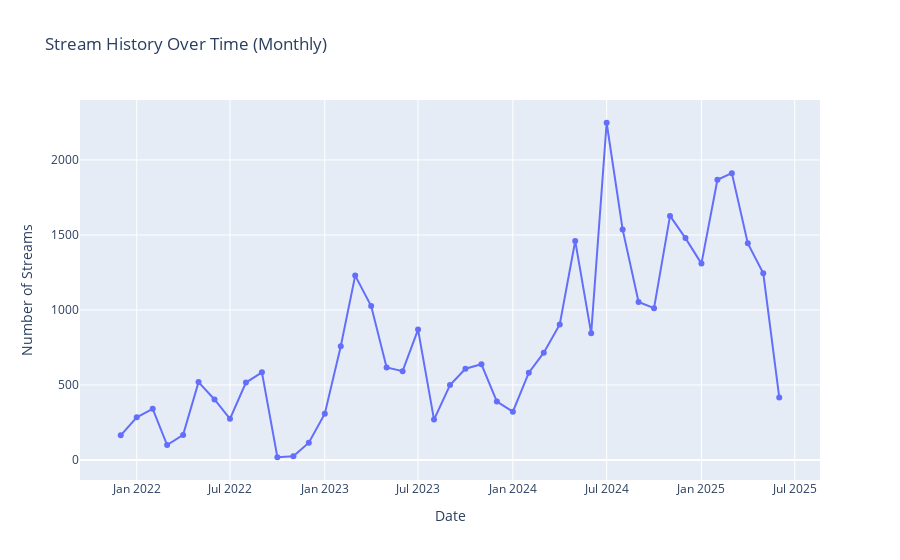

This figure's notebook cell:
### Code cell
# Use Matplotlib to plot the all-time streams by month and year
month_year_df.plot(kind="line", x="month_year", y="count")
plt.title("Stream History Over Time (Monthly)")
plt.xlabel("Date")
plt.ylabel("Number of Streams")
plt.show()

# Or using Plotly for an interactive bar chart
fig = px.line(
    month_year_df,
    x="month_year",
    y="count",
    title="Stream History Over Time (Monthly)",
    labels={"month_year" : "Date", "count" : "Number of Streams"},
    markers=True
)

fig.show()

### Figure 1 — Plotly figure (JSON) as saved in the notebook; plotly's stock layout.template omitted (floating-point values rounded to 4 significant figures)
{"data": [{"hovertemplate": "Date=%{x}<br>Number of Streams=%{y}<extra></extra>", "legendgroup": "", "line": {"color": "#636efa", "dash": "solid"}, "marker": {"symbol": "circle"}, "mode": "lines+markers", "name": "", "orientation": "v", "showlegend": false, "type": "scatter", "x": ["2021-12", "2022-01", "2022-02", "2022-03", "2022-04", "2022-05", "2022-06", "2022-07", "2022-08", "2022-09", "2022-10", "2022-11", "2022-12", "2023-01", "2023-02", "2023-03", "2023-04", "2023-05", "2023-06", "2023-07", "2023-08", "2023-09", "2023-10", "2023-11", "2023-12", "2024-01", "2024-02", "2024-03", "2024-04", "2024-05", "2024-06", "2024-07", "2024-08", "2024-09", "2024-10", "2024-11", "2024-12", "2025-01", "2025-02", "2025-03", "2025-04", "2025-05", "2025-06"], "xaxis": "x", "y": [164, 284, 341, 99, 167, 519, 403, 274, 516, 584, 18, 25, 115, 308, 758, 1229, 1026, 617, 592, 869, 269, 499, 608, 638, 389, 322, 582, 715, 903, 1460, 844, 2248, 1537, 1053, 1012, 1627, 1479, 1309, 1868, 1912, 1444, 1244, 417], "yaxis": "y"}], "layout": {"legend": {"tracegroupgap": 0}, "title": {"text": "Stream History Over Time (Monthly)"}, "xaxis": {"anchor": "y", "domain": [0, 1], "title": {"text": "Date"}}, "yaxis": {"anchor": "x", "domain": [0, 1], "title": {"text": "Number of Streams"}}}}
